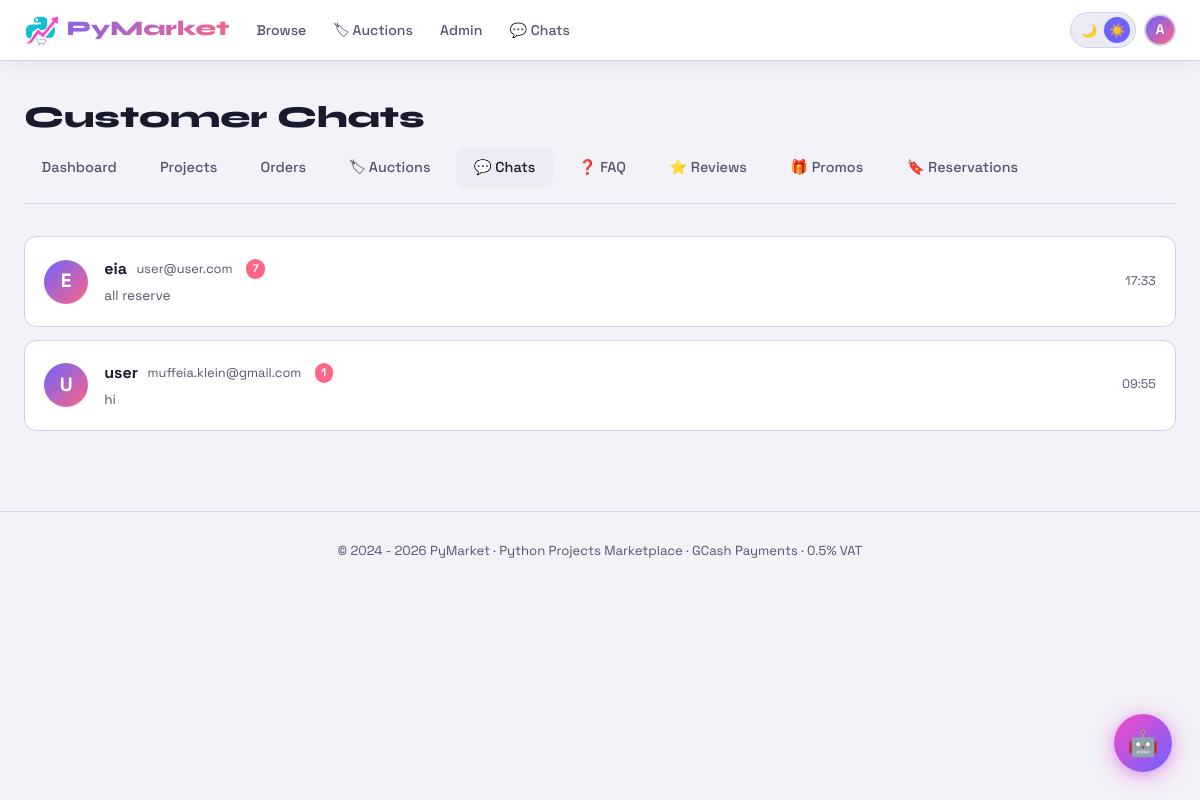
Page /admin/chats (signed in) on the earlier database version.
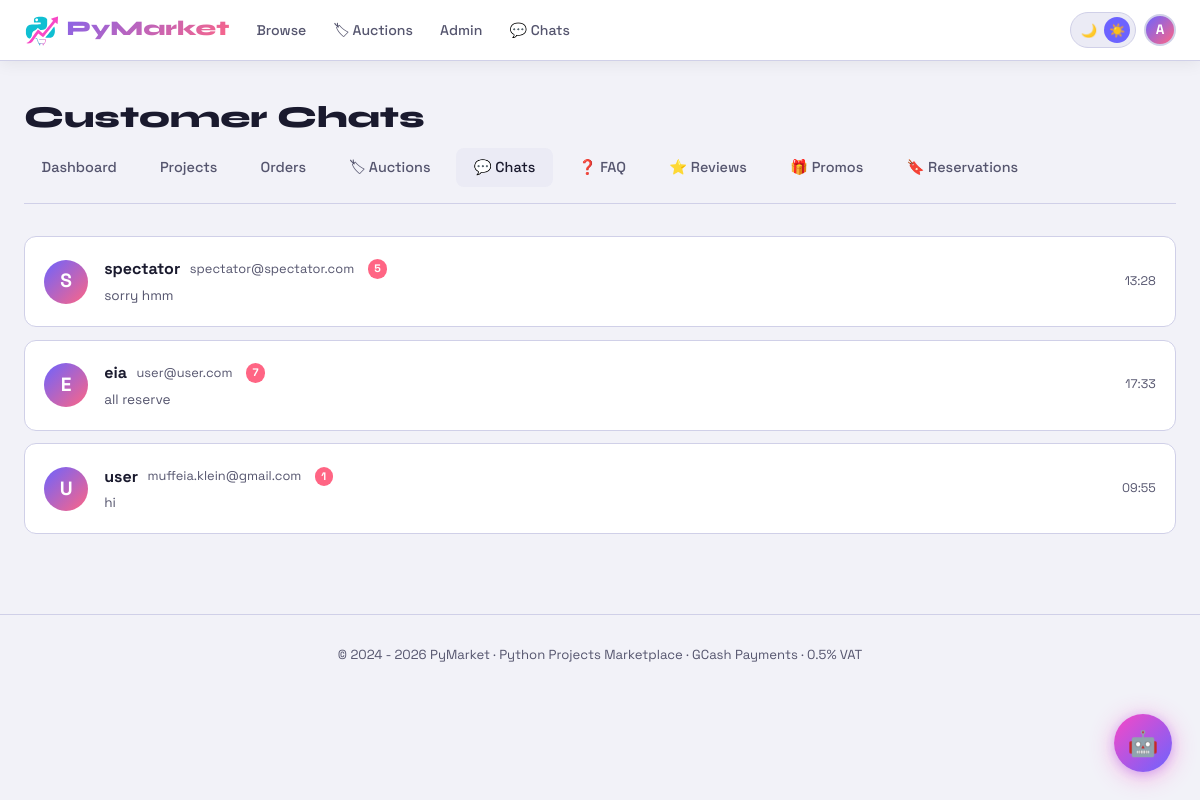
Same page on the later database version.
### tables this page shows
CREATE TABLE users (
                id INTEGER PRIMARY KEY AUTOINCREMENT,
                username TEXT UNIQUE NOT NULL,
                email TEXT UNIQUE NOT NULL,
                password TEXT NOT NULL,
                bio TEXT DEFAULT '',
                avatar TEXT DEFAULT '',
                is_admin INTEGER DEFAULT 0,
                created_at TEXT DEFAULT CURRENT_TIMESTAMP
            );

### app.py (the view)
@app.route('/admin/chats')
@login_required
@admin_required
def admin_chats():
    db = get_db()
    conversations = db.execute("""
        SELECT u.id, u.username, u.email, MAX(c.created_at) as last_message,
            (SELECT message FROM chats WHERE user_id=u.id ORDER BY created_at DESC LIMIT 1) as last_text,
            SUM(CASE WHEN c.is_admin_reply=0 THEN 1 ELSE 0 END) as unread
        FROM chats c JOIN users u ON c.user_id=u.id
        WHERE u.is_admin=0 GROUP BY u.id ORDER BY last_message DESC
    """).fetchall()
    return render_template('admin/chats.html', conversations=conversations)

### app.py (called while the page is built)
def get_db():
    if 'db' not in g:
        conn = sqlite3.connect(DB_PATH, timeout=20)
        conn.row_factory = sqlite3.Row
        conn.execute("PRAGMA journal_mode=WAL")
        g.db = conn
    return g.db

def login_required(f):
    @wraps(f)
    def decorated(*args, **kwargs):
        if 'user_id' not in session:
            flash('login_required')
            return redirect(url_for('login', next=request.url))
        return f(*args, **kwargs)
    return decorated

def admin_required(f):
    @wraps(f)
    def decorated(*args, **kwargs):
        if not session.get('is_admin'):
            return redirect(url_for('index'))
        return f(*args, **kwargs)
    return decorated

### templates/admin/chats.html (shortened to what this page needs)
{% extends 'base.html' %}
{% block content %}
<div class="container">
  <h1 class="page-title">Customer Chats</h1>
  <div class="admin-nav">
    <a href="{{ url_for('admin_dashboard') }}">Dashboard</a>
    <a href="{{ url_for('admin_projects') }}">Projects</a>
    <a href="{{ url_for('admin_orders') }}">Orders</a>
    <a href="{{ url_for('admin_auctions')}}" >🏷 Auctions</a>
    <a href="{{ url_for('admin_chats') }}" class="active">💬 Chats</a>
    <a href="{{ url_for('admin_faq') }}">❓ FAQ</a>
    <a href="{{ url_for('admin_reviews') }}">⭐ Reviews</a>
    <a href="{{ url_for('admin_promos') }}">🎁 Promos</a>
    <a href="{{ url_for('admin_reservations') }}">🔖 Reservations</a>
  </div>
  {% if conversations %}
  <div style="display:flex;flex-direction:column;gap:.8rem">
    {% for c in conversations %}
    <a href="{{ url_for('admin_chat_user', user_id=c['id']) }}" class="conv-card">
      <div class="conv-avatar">{{ c['username'][0].upper() }}</div>
      <div style="flex:1;min-width:0">
        <div style="display:flex;align-items:center;gap:.6rem">
          <span style="font-weight:700">{{ c['username'] }}</span>
          <span style="color:var(--muted);font-size:.8rem">{{ c['email'] }}</span>
          {% if c['unread'] > 0 %}<span class="notif-dot">{{ c['unread'] }}</span>{% endif %}
        </div>
        <div style="color:var(--muted);font-size:.85rem;white-space:nowrap;overflow:hidden;text-overflow:ellipsis;max-width:400px;margin-top:.2rem">{{ c['last_text'] or '—' }}</div>
      </div>
      <div style="color:var(--muted);font-size:.78rem;flex-shrink:0">{{ c['last_message'][11:16] if c['last_message'] }}</div>
    </a>
    {% endfor %}
  </div>
  {% else %}
  <div class="empty">
    <div class="empty-icon">💬</div>
    <div>No customer messages yet.</div>
  </div>
  {% endif %}
</div>
{% endblock %}

Differences in the rows shown:
added users: username "S", username "spectator", email "spectator@spectator.com", unread "5", c "sorry hmm", c "13:28"
